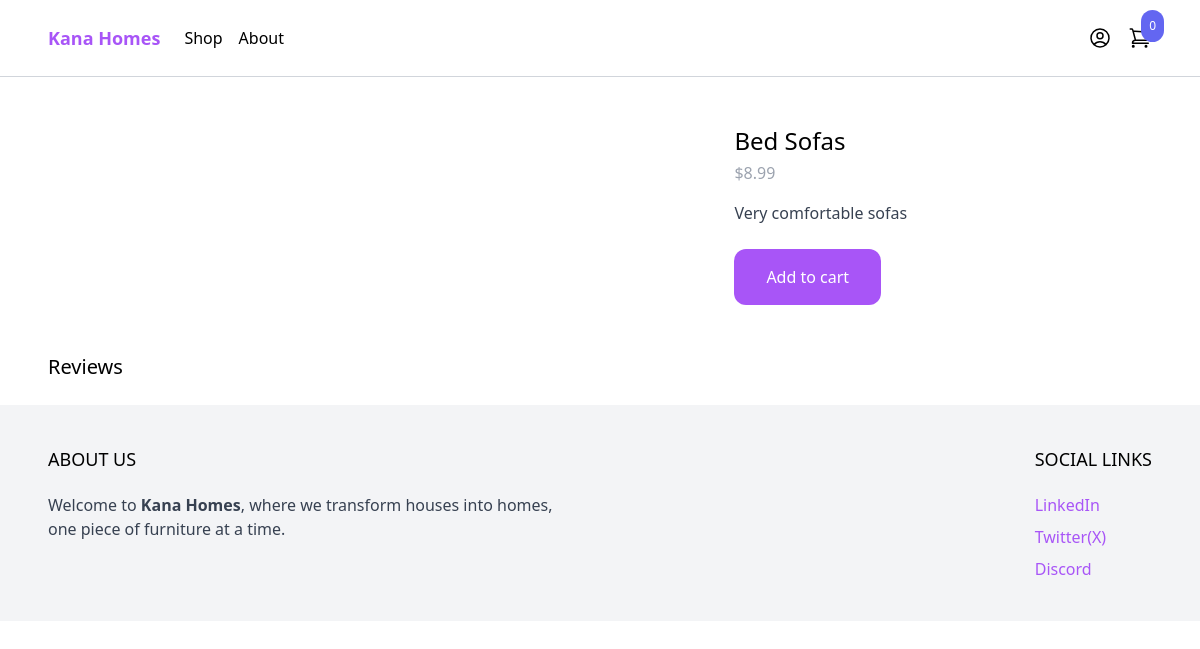
The page /shop/Sofas/ on the database as committed earlier.
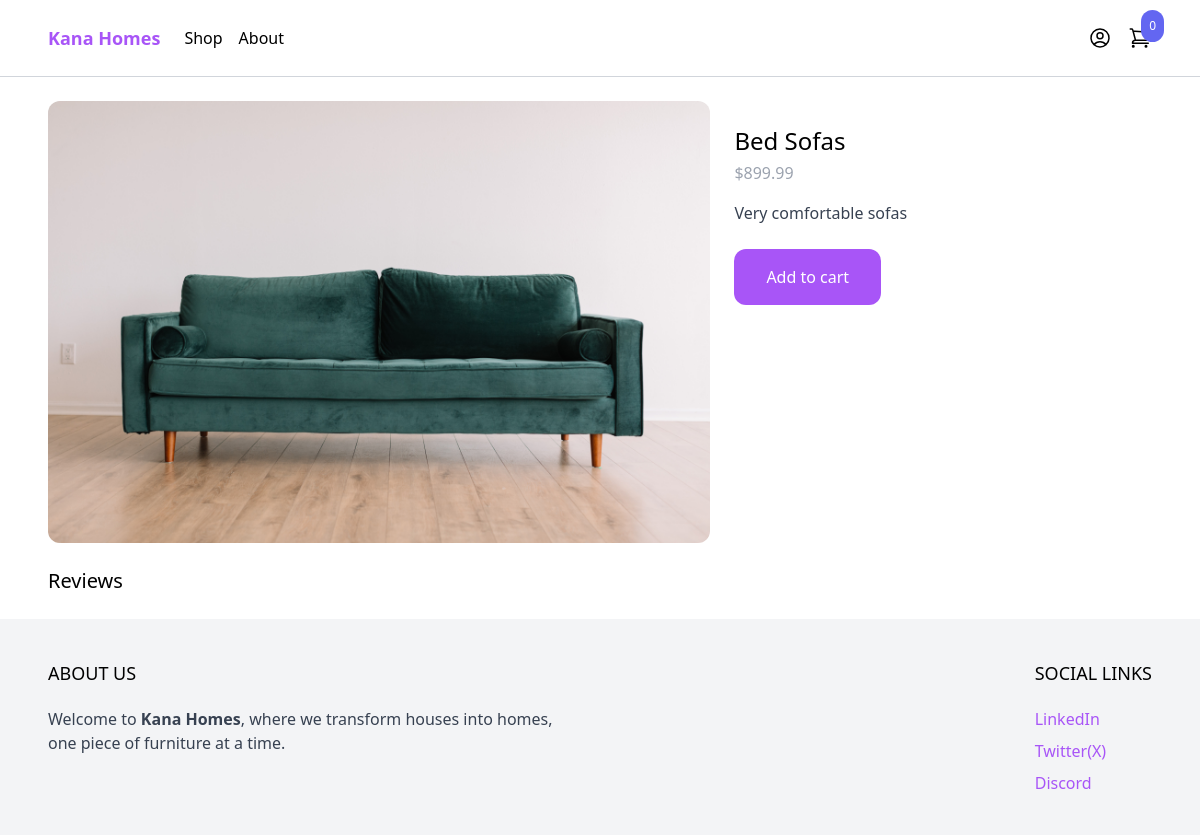
The same page on the database as committed later.
### product/models.py (models this page shows, shortened)
class Product(models.Model):
    category = models.ForeignKey(Category, related_name='products', on_delete=models.CASCADE)
    name = models.CharField(max_length=255)
    slug = models.SlugField()
    description = models.TextField(blank=True, null=True)
    price = models.IntegerField()
    created_at = models.DateTimeField(auto_now_add=True)
    image = models.ImageField(upload_to='uploads/', blank=True, null=True)
    thumbnail = models.ImageField(upload_to='uploads/', blank=True, null=True)
    class Meta:
        ordering = ('-created_at',)
    def get_display_price(self):
        return self.price / 100

### product/views.py (the view, shortened to what this page needs)
# urls.py: path('shop/<slug:slug>/', product, name='product'), #This means that we want slug to be a dynamic part of the url, so here we expect a slug and we give it a name of slug
def product(request, slug): #we want to also accept a slug and then get a product from the db based on the product we're on
    product = get_object_or_404(Product, slug=slug)
    return render(request, 'product/product.html', {'product': product})

### cart/cart.py (called while the page is built)
    def __len__(self):
        return sum(item['quantity'] for item in self.cart.values())

### cart/content_processors.py (called while the page is built)
def cart(request):
    return {'cart': Cart(request)}

### product/templates/product/product.html (shortened to what this page needs)
{% extends 'core/base.html' %}
{% block content%}
<div class="max-w-6xl mx-auto flex flex-wrap py-6 px-6 xl:px-0">
    <div class="images w-full mb-6 lg:mb-0 lg:w-3/5">
        <img class="rounded-xl" src="{% if product.image %}{{ product.image.url }}{% else %}https://via.placeholder.com/240x240x.jpg{% endif %}" alt="">
    </div>
    <div class="information w-full lg:w-2/5 lg:p-6">
        <h1 class="text-2xl">
            {{ product.name }}
        </h1>
        <p class="mt-1 text-gray-400">
            ${{ product.get_display_price }}
        </p>
        {% if product.description %}
            <p class="mt-4 text-gray-700">
            {{ product.description}}
            </p>
        {% endif %}
        <a href="#" class="mt-6 inline-block px-8 py-4 rounded-xl bg-purple-500 text-white hover:bg-purple-700"
            hx-get="{% url 'add_to_cart' product.id %}"
            hx-target="#menu-cart-button"
            hx-swap="outerHTML"
        >
            Add to cart
        </a>
    </div>
    <div class="w-full mt-6">
        <h2 class="text-xl">Reviews</h2>
    </div>
</div>
{% endblock %}

Rows that differ between the two databases and show on the page:
changed Product "Bed Sofas": image: picture added; get_display_price "8.99" → "899.99"
